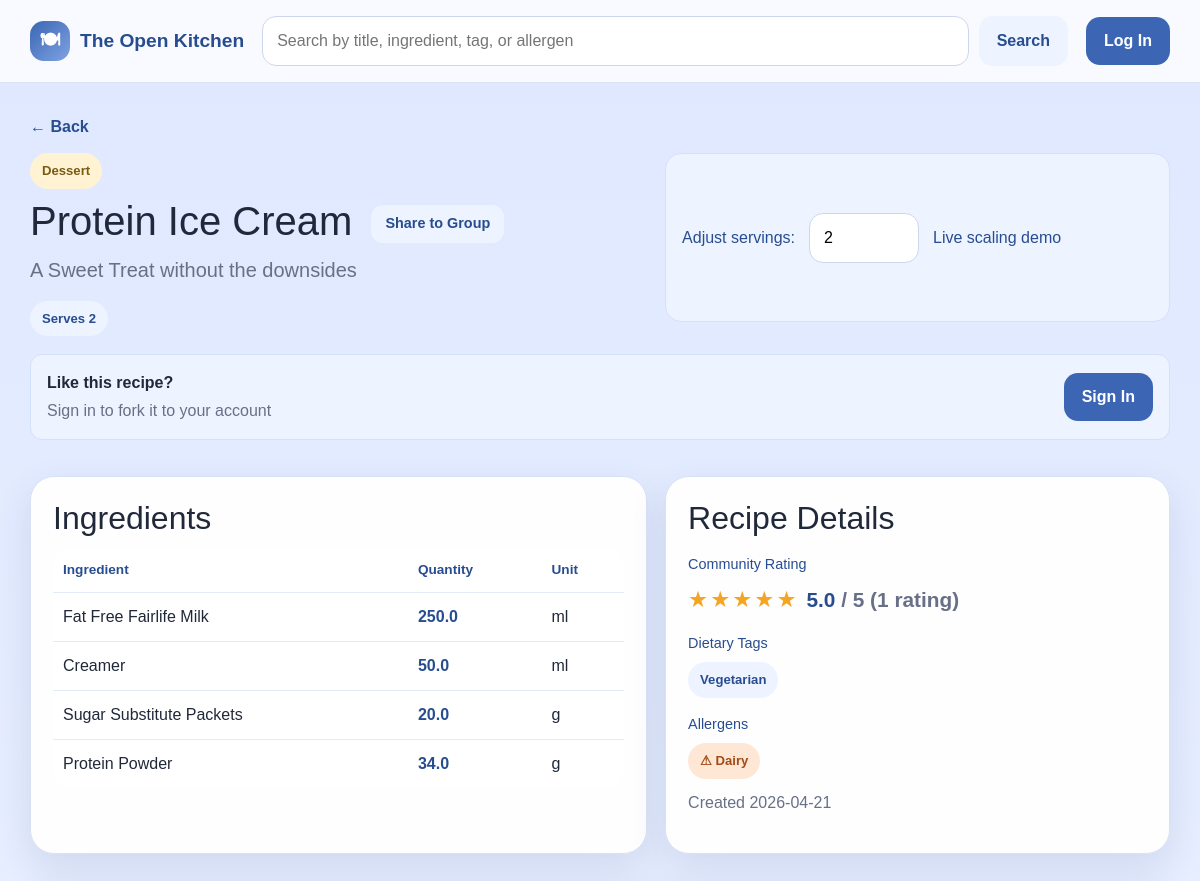
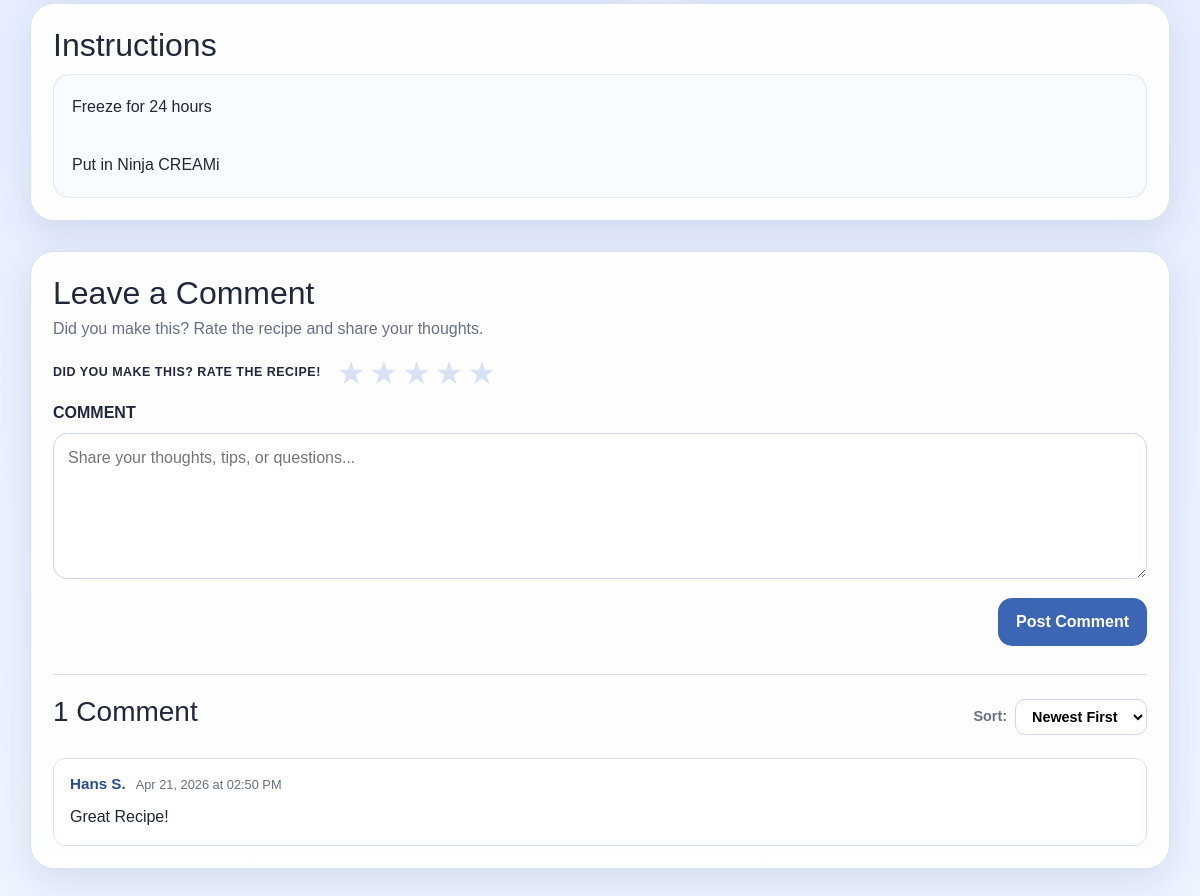
Page /recipe/15 on the committed database (2 pictures, top to bottom).
### app/models.py (models this page shows, shortened)
class RecipeCategory(db.Model):
    __tablename__ = 'recipe_categories'
    id = db.Column(db.Integer, primary_key=True)
    recipeID = db.Column(db.Integer, db.ForeignKey('recipes.id'), nullable=False)
    categoryID = db.Column(db.Integer, db.ForeignKey('categories.id'), nullable=False)
    category = db.relationship('Category', backref='recipe_categories')

class Category(db.Model):
    __tablename__ = 'categories'
    id = db.Column(db.Integer, primary_key=True)
    name = db.Column(db.String(32), unique=True, nullable=False)

class Recipe(db.Model):
    __tablename__ = 'recipes'
    id = db.Column(db.Integer, primary_key=True)
    authorID = db.Column(db.Integer, db.ForeignKey('users.id'), nullable=False)
    title = db.Column(db.String(150), nullable=False)
    description = db.Column(db.Text, nullable=True)
    instructions = db.Column(db.Text, nullable=False)
    forkedFrom = db.Column(db.Integer, db.ForeignKey('recipes.id'), nullable=True)
    baseServings = db.Column(db.Integer, nullable=False)
    prepTime = db.Column(db.Integer, nullable=True)
    cookTime = db.Column(db.Integer, nullable=True)
    dateCreated = db.Column(db.DateTime, nullable=False, default=datetime.now)
    ingredients = db.relationship('Ingredient', backref='recipe', lazy=True, cascade='all, delete-orphan')
    categories = db.relationship('RecipeCategory', backref='recipe', lazy=True, cascade='all, delete-orphan')
    dietary_tags = db.relationship('RecipeDietaryTag', backref='recipe', lazy=True, cascade='all, delete-orphan')
    allergens = db.relationship('RecipeAllergen', backref='recipe', lazy=True, cascade='all, delete-orphan')

class Ingredient(db.Model):
    __tablename__ = 'ingredients'
    id = db.Column(db.Integer, primary_key=True)
    recipeID = db.Column(db.Integer, db.ForeignKey('recipes.id'), nullable=False)
    unitID = db.Column(db.Integer, db.ForeignKey('measurement_units.id'), nullable=False)
    name = db.Column(db.String(32), nullable=False)
    quantity = db.Column(db.Float, nullable=False)

class MeasurementUnit(db.Model):
    __tablename__ = 'measurement_units'
    id = db.Column(db.Integer, primary_key=True)
    name = db.Column(db.String(32), unique=True, nullable=False)
    abbreviation = db.Column(db.String(32), unique=True, nullable=False)
    system = db.Column(db.String(32), nullable=False)
    isActive = db.Column(db.Boolean, default=True)
    ingredients = db.relationship('Ingredient', backref='unit', lazy=True)

class RecipeDietaryTag(db.Model):
    __tablename__ = 'recipe_dietary_tags'
    id = db.Column(db.Integer, primary_key=True)
    recipeID = db.Column(db.Integer, db.ForeignKey('recipes.id'), nullable=False)
    dietaryTagID = db.Column(db.Integer, db.ForeignKey('dietary_tags.id'), nullable=False)
    dietaryTag = db.relationship('DietaryTag', backref='recipe_dietary_tags')

class DietaryTag(db.Model):
    __tablename__ = 'dietary_tags'
    id = db.Column(db.Integer, primary_key=True)
    name = db.Column(db.String(32), unique=True, nullable=False)

class RecipeAllergen(db.Model):
    __tablename__ = 'recipe_allergens'
    id = db.Column(db.Integer, primary_key=True)
    recipeID = db.Column(db.Integer, db.ForeignKey('recipes.id'), nullable=False)
    allergenID = db.Column(db.Integer, db.ForeignKey('allergens.id'), nullable=False)
    allergen = db.relationship('Allergen', backref='recipe_allergens')

class Allergen(db.Model):
    __tablename__ = 'allergens'
    id = db.Column(db.Integer, primary_key=True)
    name = db.Column(db.String(32), unique=True, nullable=False)

class Comment(db.Model):
    __tablename__ = 'comments'
    id = db.Column(db.Integer, primary_key=True)
    recipeID = db.Column(db.Integer, db.ForeignKey('recipes.id'), nullable=False)
    userID = db.Column(db.Integer, db.ForeignKey('users.id'), nullable=False)
    content = db.Column(db.Text, nullable=True)
    dateCreated = db.Column(db.DateTime, nullable=False, default=datetime.now)

### app/routes.py (the view)
@app.route('/recipe/<int:recipe_id>')
def view_recipe(recipe_id):
    uid = current_user_id()
    user = get_current_user()
    recipe = Recipe.query.get_or_404(recipe_id)
    ingredients = Ingredient.query.filter_by(recipeID=recipe_id).all()
    categories = RecipeCategory.query.filter_by(recipeID=recipe_id).all()
    dietary_tags = RecipeDietaryTag.query.filter_by(recipeID=recipe_id).all()
    allergens = RecipeAllergen.query.filter_by(recipeID=recipe_id).all()
    avg_rating, rating_count = _get_avg_rating(recipe_id)
    user_rating = Rating.query.filter_by(recipeID=recipe_id, userID=uid).first() if uid else None
    is_saved = False
    if uid:
        is_saved = SavedRecipe.query.filter_by(userID=uid, recipeID=recipe_id).first() is not None
    sort = request.args.get('sort', 'newest')
    order = Comment.dateCreated.asc() if sort == 'oldest' else Comment.dateCreated.desc()
    comments = Comment.query.filter_by(recipeID=recipe_id).order_by(order).all()
    for c in comments:
        c.author_name = _comment_author(c)
    toast_notif = None
    toast_id = session.pop('toast_notification_id', None)
    if toast_id:
        toast_notif = Notification.query.get(toast_id)
    memberships = GroupMember.query.filter_by(userID=uid).all() if uid else []
    return render_template(
        'view_recipe.html',
        recipe=recipe,
        current_user=user,
        ingredients=ingredients,
        categories=categories,
        dietary_tags=dietary_tags,
        allergens=allergens,
        avg_rating=avg_rating,
        rating_count=rating_count,
        user_rating=user_rating,
        is_saved=is_saved,
        comments=comments,
        sort=sort,
        toast_notif=toast_notif,
        memberships=memberships,
    )

### app/templates/view_recipe.html (shortened to what this page needs)
{% extends "base.html" %}
{% block content %}
<a href="javascript:void(0)" onclick="goBack()" class="back-link">← Back</a>
<section class="recipe-view-shell">
    <div class="recipe-hero">
        <div>
            <div class="pill-row push-bottom-small">
                {% for rc in categories %}
                <span class="mini-pill">{{ rc.category.name }}</span>
                {% endfor %}
            </div>
            <h1>
                {{ recipe.title }}
                <button type="button" class="btn btn-secondary btn-sm ms-2"
                        data-bs-toggle="modal" data-bs-target="#shareToGroupModal">
                    Share to Group
                </button>
            </h1>
            <p class="lead">{{ recipe.description or 'A saved Open Kitchen recipe.' }}</p>
            <div class="pill-row push-top-small">
                <span class="pill">Serves {{ recipe.baseServings }}</span>
            </div>
        </div>
        <div class="scale-preview-box compact-view">
            <label for="adjustServings">Adjust servings:</label>
            <input type="number" id="adjustServings" min="1" value="{{ recipe.baseServings }}" oninput="scaleIngredients(this.value)">
            <span>Live scaling demo</span>
        </div>
    </div>
    {% if current_user and current_user.id != recipe.authorID %}
    <div style="margin-bottom: 18px; padding: 16px; background: #edf3ff; border: 1px solid #d4e1fb; border-radius: var(--radius-sm); display: flex; align-items: center; justify-content: space-between; gap: 16px;">
        <div>
            <p style="margin: 0; color: var(--text); font-weight: 600;">Like this recipe?</p>
            <p class="muted-small" style="margin: 4px 0 0 0;">Fork it to your account and customize it, or save it to your profile</p>
        </div>
        <div style="display: flex; gap: 10px;">
            <form method="POST" action="{{ url_for('fork_recipe', recipe_id=recipe.id) }}" style="margin: 0;">
                <button type="submit" class="btn btn-primary">Fork Recipe</button>
            </form>
            <form method="POST" action="{{ url_for('save_recipe', recipe_id=recipe.id) }}" style="margin: 0;">
                <button type="submit" class="btn {% if is_saved %}btn-secondary{% else %}btn-light{% endif %}" style="{% if is_saved %}background: #d4ffd4; color: #166b16; border: 1px solid #b1f1b1;{% endif %}">
                    {% if is_saved %}Saved{% else %}Save{% endif %}
                </button>
            </form>
        </div>
    </div>
    {% elif not current_user %}
    <div style="margin-bottom: 18px; padding: 16px; background: #edf3ff; border: 1px solid #d4e1fb; border-radius: var(--radius-sm); display: flex; align-items: center; justify-content: space-between; gap: 16px;">
        <div>
            <p style="margin: 0; color: var(--text); font-weight: 600;">Like this recipe?</p>
            <p class="muted-small" style="margin: 4px 0 0 0;">Sign in to fork it to your account</p>
        </div>
        <a href="{{ url_for('login') }}" class="btn btn-primary">Sign In</a>
    </div>
    {% endif %}
    <div class="content-grid">
        <article class="panel-card" id="ingredients-section">
            <h2>Ingredients</h2>
            <table class="ingredient-table view-mode">
                <thead>
                    <tr>
                        <th>Ingredient</th>
                        <th>Quantity</th>
                        <th>Unit</th>
                    </tr>
                </thead>
                <tbody>
                    {% for ing in ingredients %}
                    <tr>
                        <td>{{ ing.name }}</td>
                        <td><span class="scaled-qty" data-base="{{ ing.quantity }}">{{ ing.quantity }}</span></td>
                        <td>{{ ing.unit.abbreviation }}</td>
                    </tr>
                    {% endfor %}
                </tbody>
            </table>
        </article>
        <article class="panel-card">
            <h2>Recipe Details</h2>
            <h3 class="tiny-heading">Community Rating</h3>
            <div class="avg-rating-display">
                {% if avg_rating %}
                    <div class="star-display" aria-label="{{ avg_rating }} out of 5 stars">
                        {% for i in range(1, 6) %}
                            {% if i <= avg_rating|round(0, 'floor')|int %}
                                <span class="star filled">★</span>
                            {% elif i - 0.5 <= avg_rating %}
                                <span class="star half">★</span>
                            {% else %}
                                <span class="star empty">★</span>
                            {% endif %}
                        {% endfor %}
                    </div>
                    <span class="avg-score">{{ avg_rating }}<span class="muted-small"> / 5 ({{ rating_count }} rating{{ 's' if rating_count != 1 }})</span></span>
                {% else %}
                    <span class="muted-small">No ratings yet — be the first!</span>
                {% endif %}
            </div>
            {% if dietary_tags %}
            <h3 class="tiny-heading">Dietary Tags</h3>
            <div class="pill-row push-bottom-small">
                {% for dt in dietary_tags %}
                <span class="pill">{{ dt.dietaryTag.name }}</span>
                {% endfor %}
            </div>
            {% endif %}
            {% if allergens %}
            <h3 class="tiny-heading">Allergens</h3>
            <div class="pill-row">
                {% for ra in allergens %}
                <span class="pill allergen-pill">⚠ {{ ra.allergen.name }}</span>
                {% endfor %}
            </div>
            {% endif %}
            <p class="muted-small push-top">Created {{ recipe.dateCreated.strftime('%Y-%m-%d') }}</p>
        </article>
    </div>
    <article class="panel-card push-top" id="instructions-section">
        <h2>Instructions</h2>
        <div class="instructions-box">{{ recipe.instructions }}</div>
    </article>
    <article class="panel-card push-top" id="comments-section">
        <div class="leave-comment-wrap">
            <h2>Leave a Comment</h2>
            <p class="muted-small">Did you make this? Rate the recipe and share your thoughts.</p>
            <form method="POST" action="{{ url_for('post_comment', recipe_id=recipe.id) }}">
                <div class="leave-comment-rating-row">
                    <span class="leave-comment-rate-label">DID YOU MAKE THIS? RATE THE RECIPE!</span>
                    <div class="star-picker" id="starPicker">
                        {% for i in range(1, 6) %}
                        <label class="star-label" title="{{ i }} star{{ 's' if i != 1 }}">
                            <span class="star-icon {% if user_rating and i <= user_rating.stars %}active{% endif %}">★</span>
                        </label>
                        {% endfor %}
                    </div>
                </div>
                <div class="field-block push-top">
                    <label for="commentText">COMMENT</label>
                    <textarea id="commentText" name="content" rows="5" placeholder="Share your thoughts, tips, or questions..."></textarea>
                </div>
                <div class="comment-form-actions push-top">
                    <button type="submit" class="btn btn-primary">Post Comment</button>
                </div>
            </form>
        </div>
        {% if comments %}
        <div class="comments-divider"></div>
        <div class="comments-header">
            <h3>{{ comments|length }} Comment{{ 's' if comments|length != 1 }}</h3>
            <div class="sort-control">
                <label for="sortComments">Sort:</label>
                <select id="sortComments" onchange="window.location = '?sort=' + this.value + '#comments-section'">
                    <option value="newest" {% if sort == 'newest' %}selected{% endif %}>Newest First</option>
                </select>
            </div>
        </div>
        <div class="comments-list">
            {% for comment in comments %}
            <div class="comment-item">
                <div class="comment-meta">
                    <span class="comment-author">{{ comment.author_name }}</span>
                    <span class="comment-date">{{ comment.dateCreated.strftime('%b %d, %Y at %I:%M %p') }}</span>
                </div>
                <p class="comment-body">{{ comment.content }}</p>
            </div>
            {% endfor %}
        </div>
        {% else %}
        <p class="muted-small push-top">No comments yet — be the first!</p>
        {% endif %}
    </article>
</section>
{% endblock %}

### app/templates/base.html (shortened to what this page needs)
<!DOCTYPE html>
<html lang="en">
<head>
    <link href="https://cdn.jsdelivr.net/npm/bootstrap@5.3.3/dist/css/bootstrap.min.css" rel="stylesheet">
    <link rel="stylesheet" href="{{ url_for('static', filename='style.css') }}">
</head>
<body>
    <header class="site-header">
        <div class="container nav-wrap">
            <a class="brand" href="{{ url_for('dashboard') }}">
                <span class="brand-mark">🍽</span>
                <span>The Open Kitchen</span>
            </a>
            <form class="searchbar" action="{{ url_for('search') }}" method="get">
                <input type="text" name="q" placeholder="Search by title, ingredient, tag, or allergen"
                       value="{{ request.args.get('q', '') }}">
                <button type="submit" class="btn btn-secondary">Search</button>
            </form>
            <nav class="nav-links">
                {% if session.get('user_id') %}
                    <a href="{{ url_for('create_recipe') }}" class="btn btn-primary">+ Create Recipe</a>
                {% else %}
                    <a href="{{ url_for('login') }}" class="btn btn-primary">Log In</a>
                {% endif %}
            </nav>
        </div>
    </header>
    <main class="container page-shell">
        {% block content %}{% endblock %}
    </main>
    <div class="toast-container position-fixed top-0 end-0 p-3" style="z-index: 1100;" id="toastContainer"></div>
</body>
</html>

### rows in the picture
RecipeCategory: category.name "Dessert"
Recipe: title "Protein Ice Cream", description "A Sweet Treat without the downsides", baseServings "2", dateCreated "2026-04-21", instructions "Freeze for 24 hours Put in Ninja CREAMi"
Ingredient: name "Fat Free Fairlife Milk", quantity "250.0", unit.abbreviation "ml"
Ingredient: name "Creamer", quantity "50.0", unit.abbreviation "ml"
Ingredient: name "Sugar Substitute Packets", quantity "20.0", unit.abbreviation "g"
Ingredient: name "Protein Powder", quantity "34.0", unit.abbreviation "g"
RecipeDietaryTag: dietaryTag.name "Vegetarian"
RecipeAllergen: allergen.name "Dairy"
Comment: author_name "Hans S.", dateCreated "Apr 21, 2026 at 02:50 PM", content "Great Recipe!"

### other values in the picture
{{ avg_rating }} "5.0"
{{ rating_count }} "1"
{{ comments|length }} "1"
